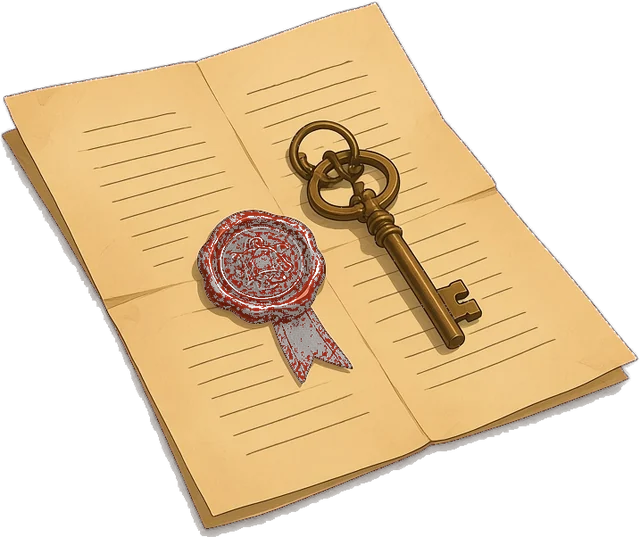
#> input picture art-src/house-originals/props-prematte/deed.webp, 640 x 537 px, given in place of deed.png, which was not available
$ python mattefix.py
#> lines starting #> are read from the running program, lines starting #| are printed output that depends on the picture; after the words box and inside, x2 and y2 are one past the last pixel; in counts of white or black regions, pixels touching at a corner belong together
# The deed's red wax seal sat on a crimson key background, so the original key (key*.py) left the seal and its ribbon
# half transparent (and inpainted their colour). Re-matte from the clean raw renders (no painting): inside the prop's
# outer silhouette, alpha comes from a tighter colour distance to the background, colour = the raw pixel un-mixed from
# the background. Real holes (the key's rings) show the exact background colour and stay transparent.
# Same bug on ledger-open: the green cash on the green key was taken as 'shadow' by key4's hue rule and made 55% clear.
# Inputs: props4/deed.png + raw/deed.jpg, props4/deed-open.png + raw4/deed-open.jpg (kept). Outputs: props6/deed*.png
import numpy as np, cv2
from PIL import Image
from scipy import ndimage
def fix(prop, raw, out):
#> called with prop = 'props4/deed.png', raw = 'raw/deed.jpg', out = 'props6/deed.png'
  P = np.array(Image.open(prop).convert('RGBA')).astype(np.float32); R = cv2.cvtColor(cv2.imread(raw), cv2.COLOR_BGR2RGB).astype(np.float32)
  h, w = P.shape[:2]
#> h = 537; w = 640
  # where the cut sits in the raw: match the solid pixels
  solid = P[..., 3] > 250
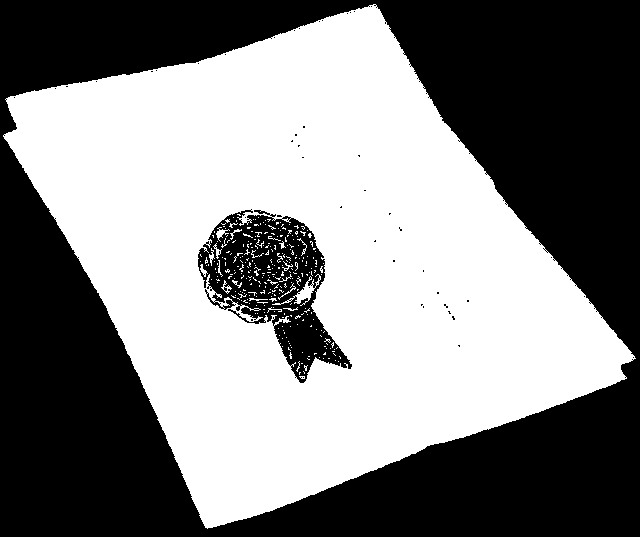
#> solid: shape (537, 640) bool; 51.2% white; 50 black regions (48 under 20 px), largest, box (x1, y1, x2, y2) and area: (0, 0, 640, 537) 156342, (198, 209, 352, 383) 11298
  best = None
  g = cv2.cvtColor(R.astype(np.uint8), cv2.COLOR_RGB2GRAY).astype(np.float32); t = cv2.cvtColor(P[..., :3].astype(np.uint8), cv2.COLOR_RGB2GRAY).astype(np.float32)
  res = cv2.matchTemplate(g, t, cv2.TM_SQDIFF, mask=solid.astype(np.float32)); _, _, mn, _ = cv2.minMaxLoc(res); x0, y0 = mn
#> after `res = cv2.matchTemplate(g, t, cv2.TM_SQDIFF, mask=solid.astype(np.floa`: res = [-149]
#> after `_, _, mn, _ = cv2.minMaxLoc(res)`: mn = (0, 0)
#> after `x0, y0 = mn`: x0 = 0; y0 = 0
  C = R[y0:y0 + h, x0:x0 + w]
  print(out, 'offset', (x0, y0), 'solid match err', float(np.abs(C[solid] - P[..., :3][solid]).mean()))
#| props6/deed.png offset (0, 0) solid match err 0.0
  corners = np.concatenate([R[:20, :20].reshape(-1, 3), R[:20, -20:].reshape(-1, 3), R[-20:, :20].reshape(-1, 3), R[-20:, -20:].reshape(-1, 3)]); bg = np.median(corners, 0)
#> after `corners = np.concatenate([R[:20, :20].reshape(-1, 3), R[:20, -20:].res`: corners = 1600 rows, first 8: [0, 0, 0], [0, 0, 0], [0, 0, 0], [0, 0, 0], [0, 0, 0], [0, 0, 0], [0, 0, 0], [0, 0, 0]
#> after `bg = np.median(corners, 0)`: bg = [0, 0, 0]
  lab = cv2.cvtColor(C.astype(np.uint8), cv2.COLOR_RGB2LAB).astype(np.float32); bl = cv2.cvtColor(bg.reshape(1, 1, 3).astype(np.uint8), cv2.COLOR_RGB2LAB).astype(np.float32)[0, 0]
#> after `bl = cv2.cvtColor(bg.reshape(1, 1, 3).astype(np.uint8), cv2.COLOR_RGB2`: bl = [0, 128, 128]
  d = np.linalg.norm(lab - bl, axis=2)
  a2 = np.clip((d - 5) / 9, 0, 1)                      # tighter than the original (d-14)/22
  inside = ndimage.binary_fill_holes(P[..., 3] > 128)    # the prop's outer silhouette
#> inside: shape (537, 640) bool; 55.1% white; 1 black region, box (x1, y1, x2, y2) and area: (0, 0, 640, 537) 154258
  inside = cv2.erode(inside.astype(np.uint8), np.ones((3, 3), np.uint8)).astype(bool)
#> inside: shape (537, 640) bool; 54.4% white; 1 black region, box (x1, y1, x2, y2) and area: (0, 0, 640, 537) 156766
  a_old = P[..., 3] / 255; a_new = np.where(inside, np.maximum(a_old, a2), a_old)
  gain = (a_new - a_old) > 0.02
#> gain: shape (537, 640) bool; 3.3% white; 74 white regions (72 under 20 px), largest, box (x1, y1, x2, y2) and area: (198, 209, 352, 383) 11116, (254, 210, 270, 215) 37
  am = np.maximum(a_new, 1e-3)[..., None]; F = np.clip((C - (1 - a_new)[..., None] * bg) / am, 0, 255)
  rgb = np.where(gain[..., None], F, P[..., :3])
  Image.fromarray(np.dstack([rgb, a_new * 255]).round().astype(np.uint8), 'RGBA').save(out)
  print(' changed px', int(gain.sum()), 'still semi inside', int((inside & (a_new > 0.05) & (a_new < 0.95)).sum()))
#|  changed px 11310 still semi inside 14
fix('props4/deed.png', 'raw/deed.jpg', 'props6/deed.png')
fix('props4/deed-open.png', 'raw4/deed-open.jpg', 'props6/deed-open.png')
#> call 2 of fix, with prop = 'props4/deed-open.png', raw = 'raw4/deed-open.jpg', out = 'props6/deed-open.png'
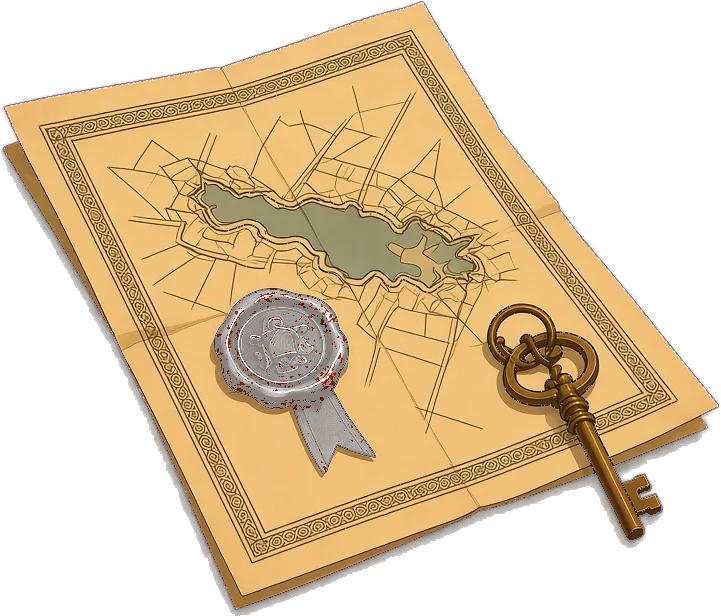
#> input picture art-src/house-originals/props-prematte/deed-open.webp, 721 x 616 px, given in place of deed-open.png, which was not available
#> in fix (call 2), `solid = P[..., 3] > 250`: solid: shape (616, 721) bool; 51.9% white; 197 black regions (195 under 20 px), largest, box (x1, y1, x2, y2) and area: (0, 0, 721, 616) 199162, (215, 289, 376, 474) 14136
#> in fix (call 2), `g = cv2.cvtColor(R.astype(np.uint8), cv2.COLOR_RGB2GRAY).astype(np.flo`:
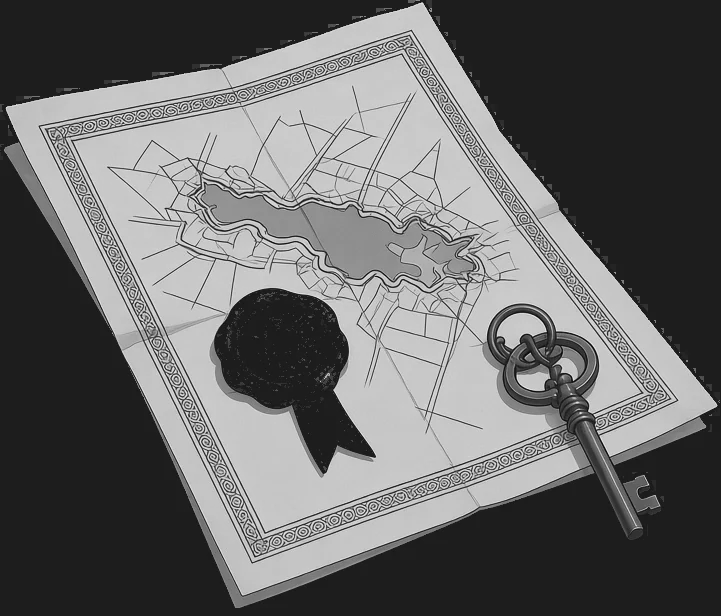
#> g: shape (616, 721) float32; min 7, max 237, mean 104
#> in fix (call 2), `res = cv2.matchTemplate(g, t, cv2.TM_SQDIFF, mask=solid.astype(np.floa`: res = [135]
#| props6/deed-open.png offset (0, 0) solid match err 0.0
#> in fix (call 2), `corners = np.concatenate([R[:20, :20].reshape(-1, 3), R[:20, -20:].res`: corners = 1600 rows, first 8: [40, 25, 19], [40, 25, 19], [40, 25, 19], [40, 25, 19], [40, 25, 19], [40, 25, 19], [40, 26, 17], [40, 26, 17]
#> in fix (call 2), `bg = np.median(corners, 0)`: bg = [40, 26, 17]
#> in fix (call 2), `lab = cv2.cvtColor(C.astype(np.uint8), cv2.COLOR_RGB2LAB).astype(np.fl`:
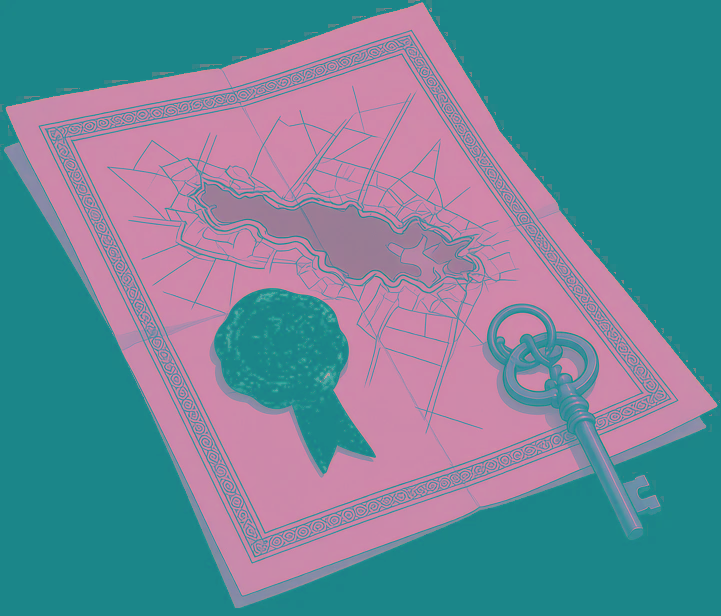
#> lab: shape (616, 721, 3) float32; mean R, G, B 107.3, 135.6, 151.4
#> in fix (call 2), `bl = cv2.cvtColor(bg.reshape(1, 1, 3).astype(np.uint8), cv2.COLOR_RGB2`: bl = [27, 134, 137]
#> in fix (call 2), `inside = ndimage.binary_fill_holes(P[..., 3] > 128)    # the prop's ou..`: inside: shape (616, 721) bool; 55.8% white; 1 black region, box (x1, y1, x2, y2) and area: (0, 0, 721, 616) 196365
#> in fix (call 2), `inside = cv2.erode(inside.astype(np.uint8), np.ones((3, 3), np.uint8))..`: inside: shape (616, 721) bool; 55.1% white; 1 black region, box (x1, y1, x2, y2) and area: (0, 0, 721, 616) 199452
#> in fix (call 2), `gain = (a_new - a_old) > 0.02`: gain: shape (616, 721) bool; 0.69% white in thin lines or dots
#|  changed px 3055 still semi inside 12538
fix('props4/ledger-open.png', 'raw4/ledger-open.jpg', 'props6/ledger-open.png')
#> call 3 of fix, with prop = 'props4/ledger-open.png', raw = 'raw4/ledger-open.jpg', out = 'props6/ledger-open.png'
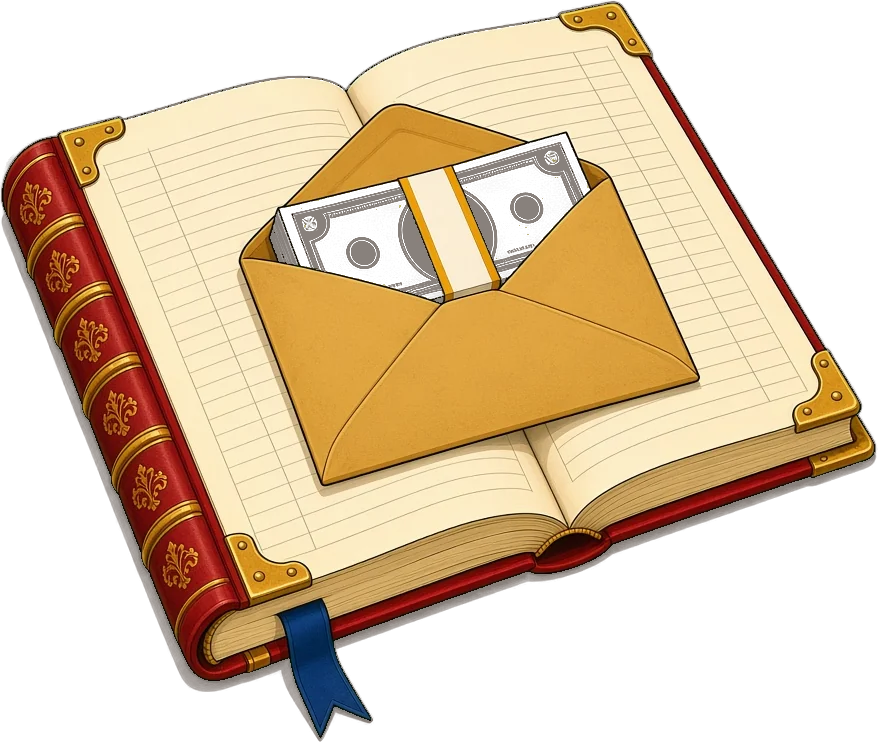
#> input picture art-src/house-originals/props-prematte/ledger-open.webp, 878 x 742 px, given in place of ledger-open.png, which was not available
#> in fix (call 3), `solid = P[..., 3] > 250`: solid: shape (742, 878) bool; 54.2% white; 3 black regions, box (x1, y1, x2, y2) and area: (0, 0, 878, 742) 275069, (270, 181, 444, 303) 12333, (454, 134, 590, 283) 10916
#> in fix (call 3), `g = cv2.cvtColor(R.astype(np.uint8), cv2.COLOR_RGB2GRAY).astype(np.flo`:
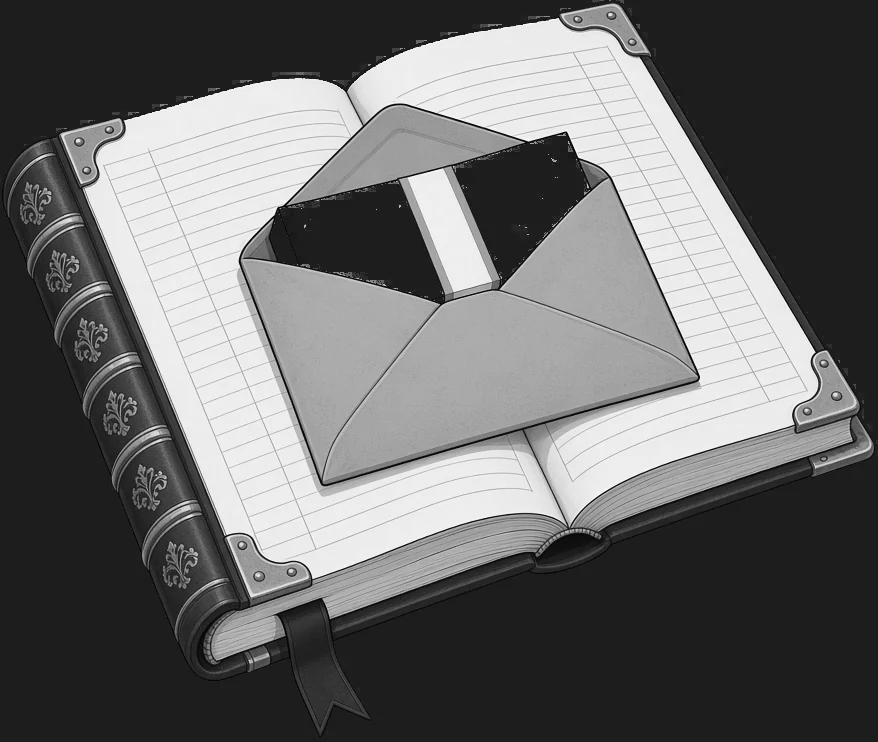
#> g: shape (742, 878) float32; min 0, max 252, mean 106.6
#> in fix (call 3), `res = cv2.matchTemplate(g, t, cv2.TM_SQDIFF, mask=solid.astype(np.floa`: res = [328]
#| props6/ledger-open.png offset (0, 0) solid match err 0.0
#> in fix (call 3), `corners = np.concatenate([R[:20, :20].reshape(-1, 3), R[:20, -20:].res`: corners = 1600 rows, first 8: [40, 26, 17], [40, 26, 17], [40, 26, 17], [40, 26, 17], [40, 26, 17], [40, 26, 17], [40, 26, 17], [40, 26, 17]
#> in fix (call 3), `inside = ndimage.binary_fill_holes(P[..., 3] > 128)    # the prop's ou..`: inside: shape (742, 878) bool; 58.6% white; 1 black region, box (x1, y1, x2, y2) and area: (0, 0, 878, 742) 269941
#> in fix (call 3), `inside = cv2.erode(inside.astype(np.uint8), np.ones((3, 3), np.uint8))..`: inside: shape (742, 878) bool; 58% white; 1 black region, box (x1, y1, x2, y2) and area: (0, 0, 878, 742) 273419
#> in fix (call 3), `gain = (a_new - a_old) > 0.02`:
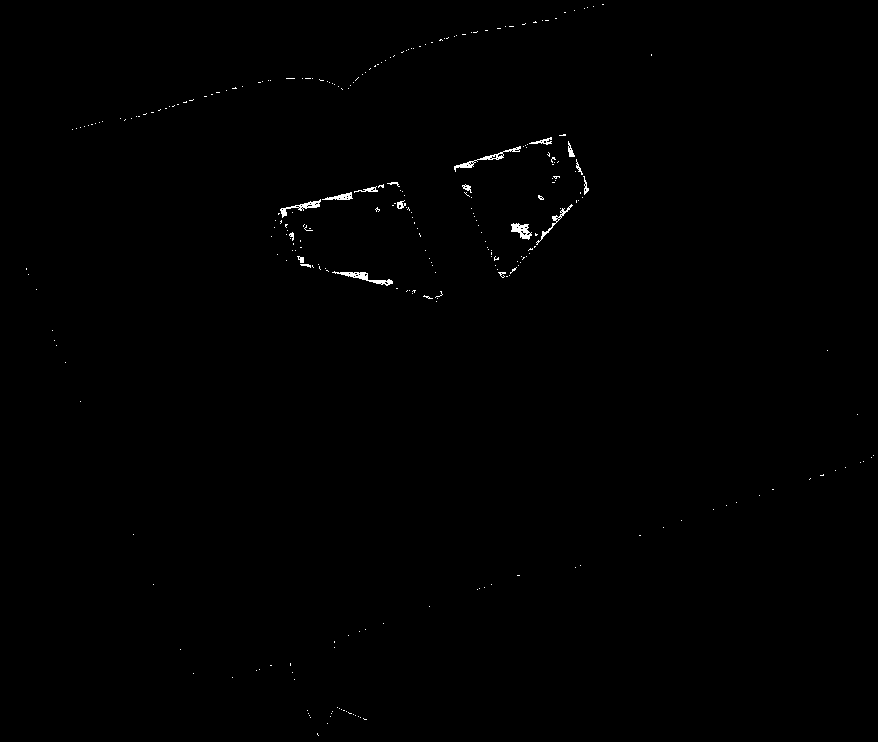
#> gain: shape (742, 878) bool; 0.34% white in thin lines or dots
#|  changed px 2214 still semi inside 13396
